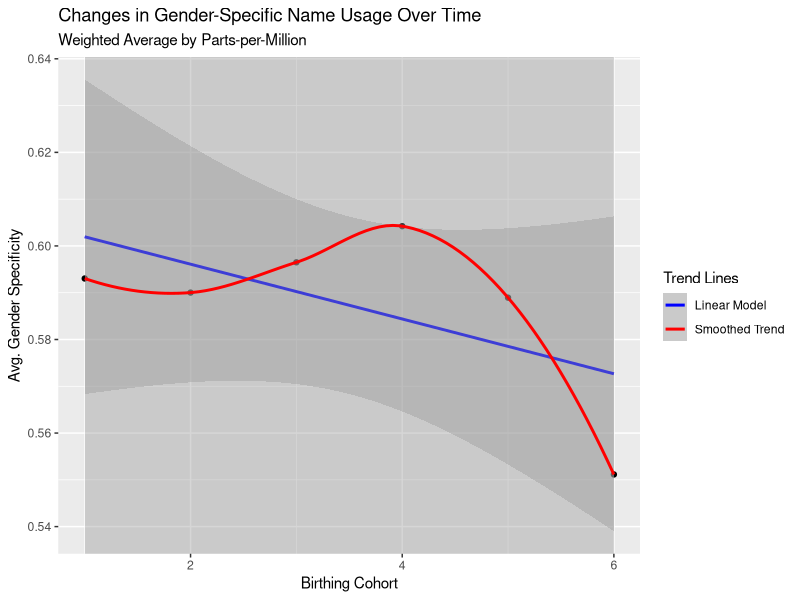

Write the R code that produced this figure.
library(tidyverse)

names = read_csv("data/givenname.csv")

names_pivoted = pivot_longer(data=names, cols = starts_with("ppm"), 
                             names_to = "time_period", 
                             values_to = "period_weights")
  
names_pivoted = names_pivoted %>% mutate(abs_gender = abs(name.gender))

genderedness = lm(abs_gender ~ time_period, weights = names_pivoted$period_weights, data = names_pivoted)

summary(genderedness)

anova(genderedness)


decade_gender = rep(0, times=6)

decade_gender[1] = sum(names$ppm.1930_1959 * abs(names$name.gender)) / sum(names$ppm.1930_1959)

decade_gender[2] = sum(names$ppm.1960_1969 * abs(names$name.gender)) / sum(names$ppm.1960_1969)

decade_gender[3] = sum(names$ppm.1970_1979 * abs(names$name.gender)) / sum(names$ppm.1970_1979)

decade_gender[4] = sum(names$ppm.1980_1989 * abs(names$name.gender)) / sum(names$ppm.1980_1989)

decade_gender[5] = sum(names$ppm.1990_1999 * abs(names$name.gender)) / sum(names$ppm.1990_1999)

decade_gender[6] = sum(names$ppm.2000_2008 * abs(names$name.gender)) / sum(names$ppm.2000_2008)



plot_data = data.frame(period = 1:6, gender = decade_gender)


plot = ggplot(plot_data, aes(x = period, y = gender)) + 
  geom_point() +
  geom_smooth(method = "lm", aes(color = "Linear Model")) +  
  geom_smooth(aes(color = "Smoothed Trend")) +              
  ggtitle("Changes in Gender-Specific Name Usage Over Time", 
          subtitle = "Weighted Average by Parts-per-Million") + 
  xlab("Birthing Cohort") +                               
  ylab("Avg. Gender Specificity") +                       
  scale_color_manual(name = "Trend Lines",        
                     values = c("Linear Model" = "blue", 
                                "Smoothed Trend" = "red"))


plot

